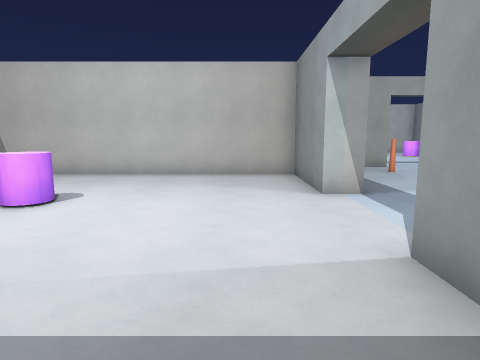
[1] (above)

23 first-person views from a walk through a level from a Godot 3-D game. The camera is 1.4 m above the floor, tilts 8° down and sees 75° across. The floor is counted in squares, 1 m on a side. Each view is taken from the middle of a square. On the plan, view 1 faces up. The plan holds only what a view shows up to about 14 squares ahead; the rest is blank. Surface patterns are stand-ins for the level's own textures.

[2]
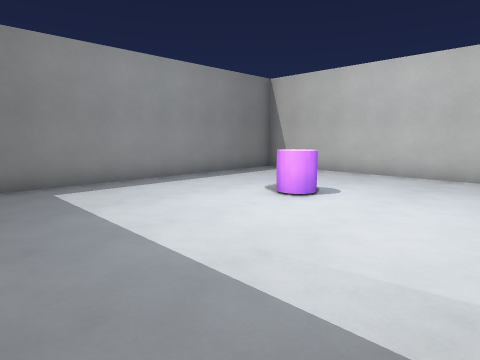

[3]
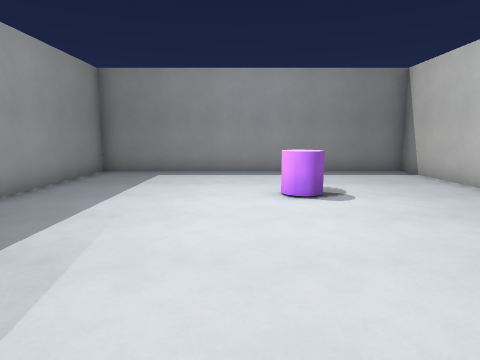

[4]
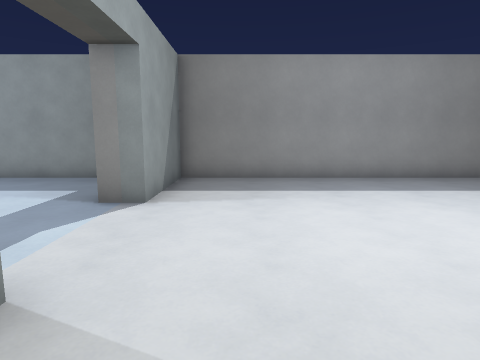

[5]
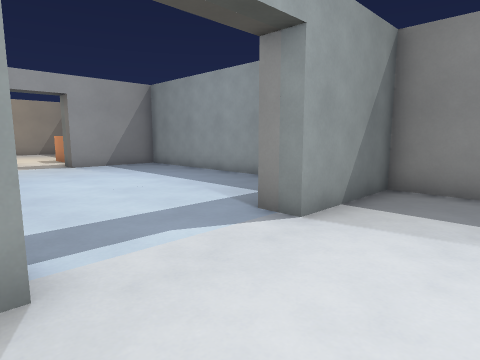

[6]
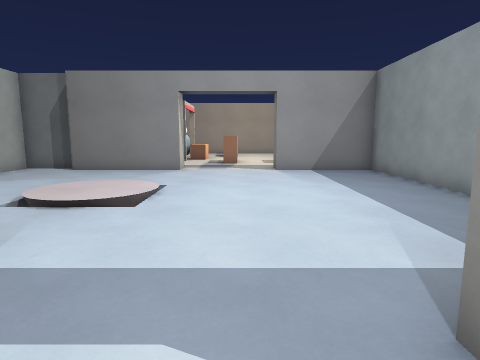

[7]
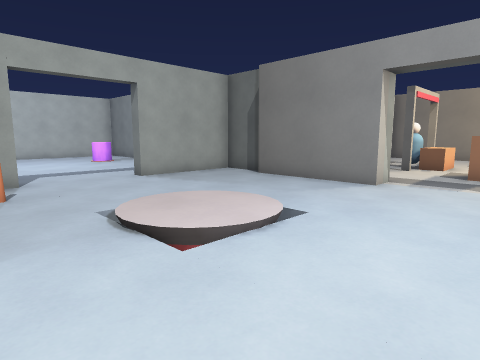

[8]
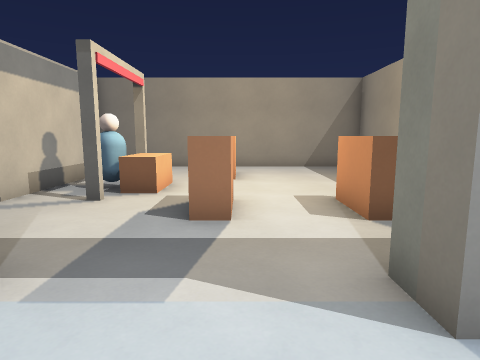

[9]
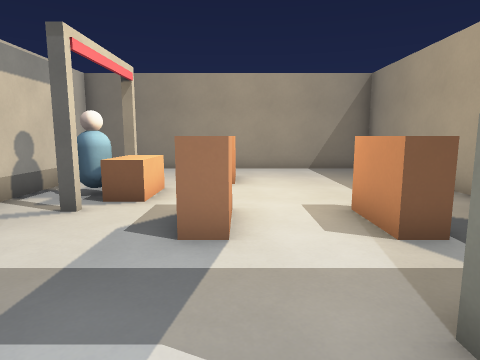

[10]
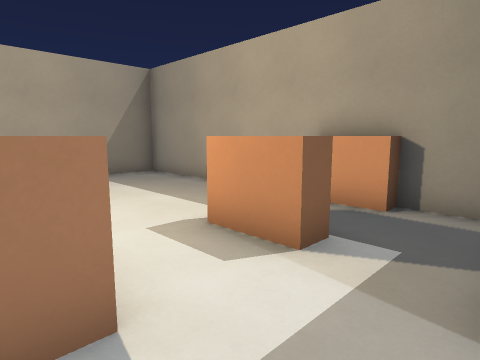

[11]
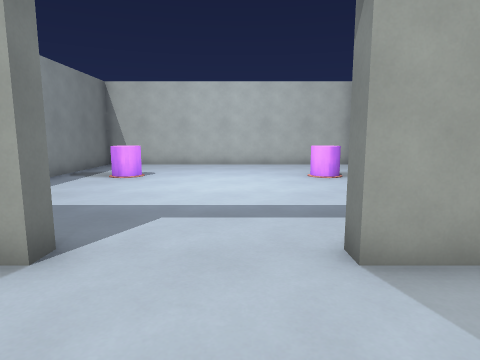

[12]
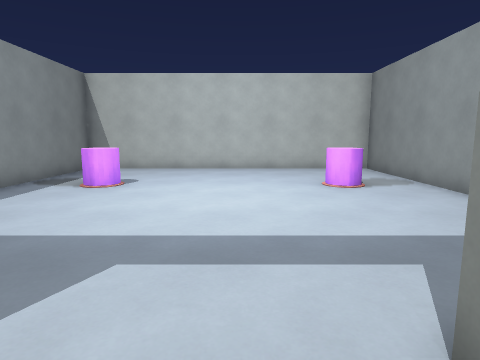

[13]
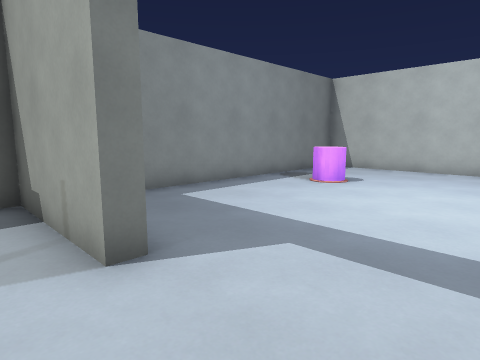

[14]
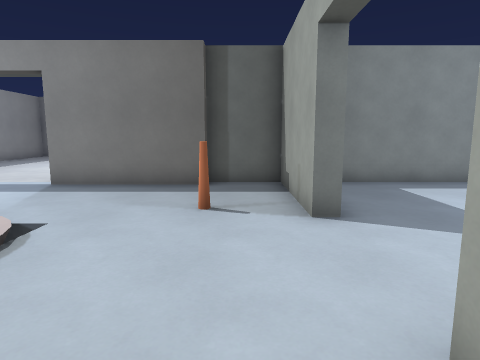

[15]
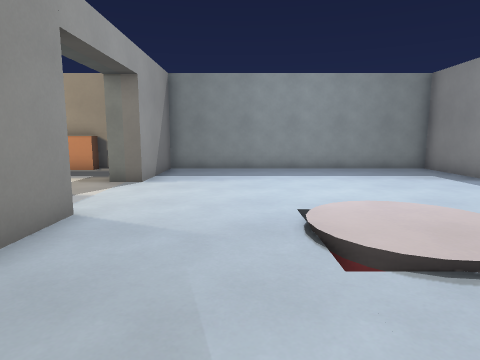

[16]
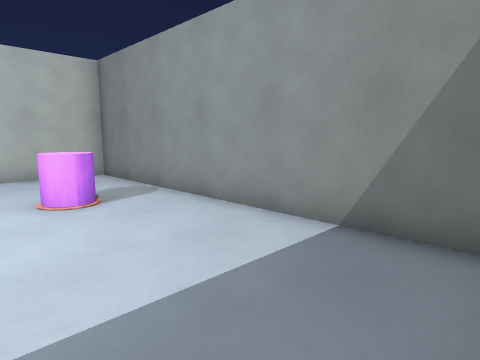

[17]
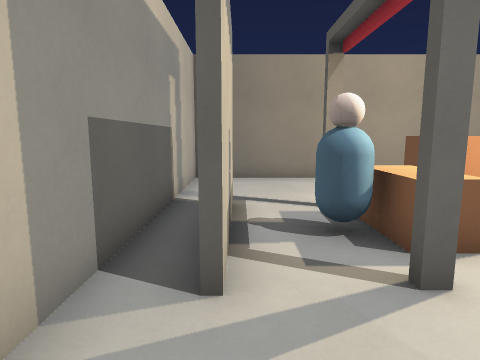

[18]
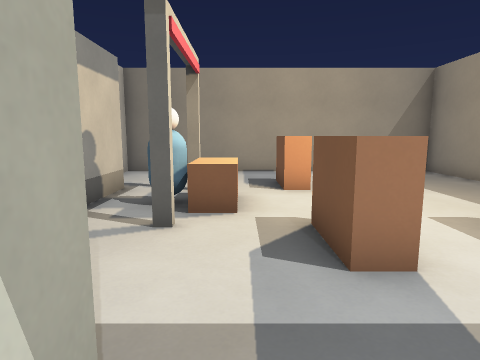

[19]
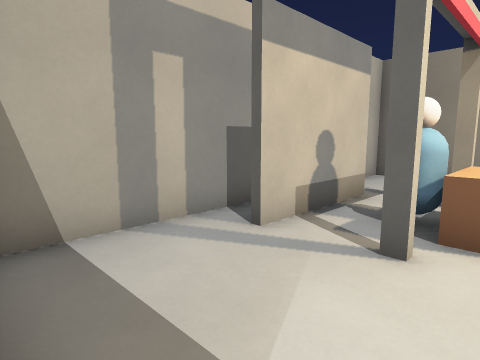

[20]
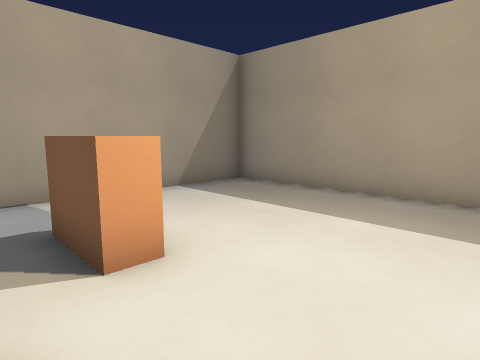

[21]
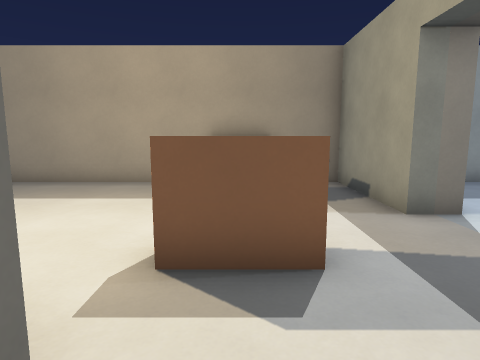

[22]
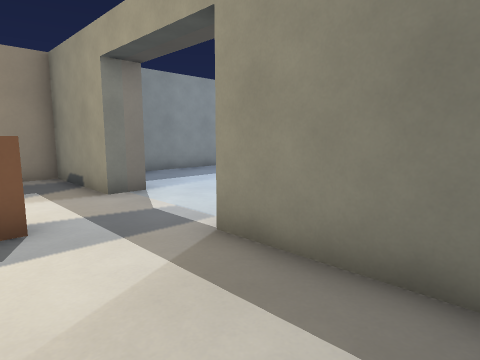

[23]
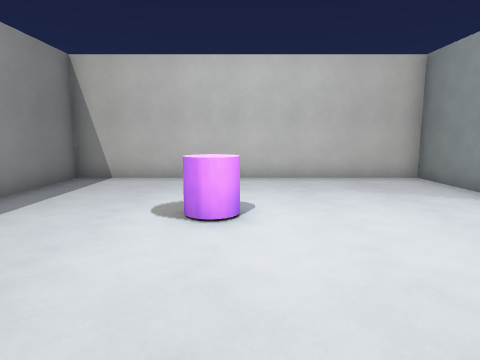

### Floor plan
Points are (right, up) in squares from view 1. A wall is a line through its corners. A room is listed if a view was taken in it or the views show most of it. See-through windows are left out.
Room 1 (views 1, 2, 3, 4, 5, 6, 23)
walls: (3, 7.5) (2, 7.5) (2, 11.5) (-9.5, 11.5) (-9.5, -0.5) (2, -0.5) (2, 3.5) (3, 3.5)
ways out: opening at (4.7, 4.5) to room 2
objects: other object (-5, 6) to (-4, 7)
Room 2 (views 7, 8, 9, 10, 11, 12, 13, 14, 15, 16, 17, 18, 19, 20, 21, 22)
walls: (14.5, 12.2) (14.5, 14.2) (10.3, 14.2) (10.3, 14.8); (15, 10.8) (15, 7.5) (14, 7.5) (14, 12); (14.5, 15.5) (14.5, 26.5) (2.5, 26.5) (2.5, 16.1); (6.7, 14.9) (6.7, 14.2) (2.5, 14.2) (2.5, 12); (3, 12) (3, 7.5); (22.5, 10.1) (18.5, 10.1); (3, 2.6) (3, -0.5) (14, -0.5) (14, 3.5) (15, 3.5) (15, -0.5) (26.5, -0.5) (26.5, 11.5) (15.5, 11.5)
ways out: opening at (4.7, 4.5) to room 1
objects: other object (5, 22); other object (6, 12); other object (12, 22); block (17, 0) to (19, 0); block (17, 2) to (19, 3); block (17, 5) to (19, 6); counter (20, 7) to (21, 8); other object (20, 9); block (22, 5) to (24, 6)

Where each view was taken, in squares from view 1:
view 1: 0 up, 0 right, facing up
view 2: 0 up, 0 right, facing up-left
view 3: 5 up, 3 right, facing left
view 4: 10 up, 0 right, facing down
view 5: 8 up, 1 left, facing down-right
view 6: 5 up, 1 right, facing right
view 7: 4 up, 5 right, facing up-right
view 8: 5 up, 12 right, facing right
view 9: 5 up, 13 right, facing right
view 10: 6 up, 15 right, facing down-right
view 11: 11 up, 9 right, facing up
view 12: 13 up, 9 right, facing up
view 13: 13 up, 10 right, facing up-left
view 14: 13 up, 12 right, facing left
view 15: 13 up, 11 right, facing down
view 16: 15 up, 10 right, facing up-right
view 17: 10 up, 16 right, facing right
view 18: 7 up, 14 right, facing right
view 19: 7 up, 15 right, facing up-right
view 20: 7 up, 19 right, facing down-right
view 21: 9 up, 18 right, facing down
view 22: 11 up, 18 right, facing down-left
view 23: 1 up, 4 left, facing up
